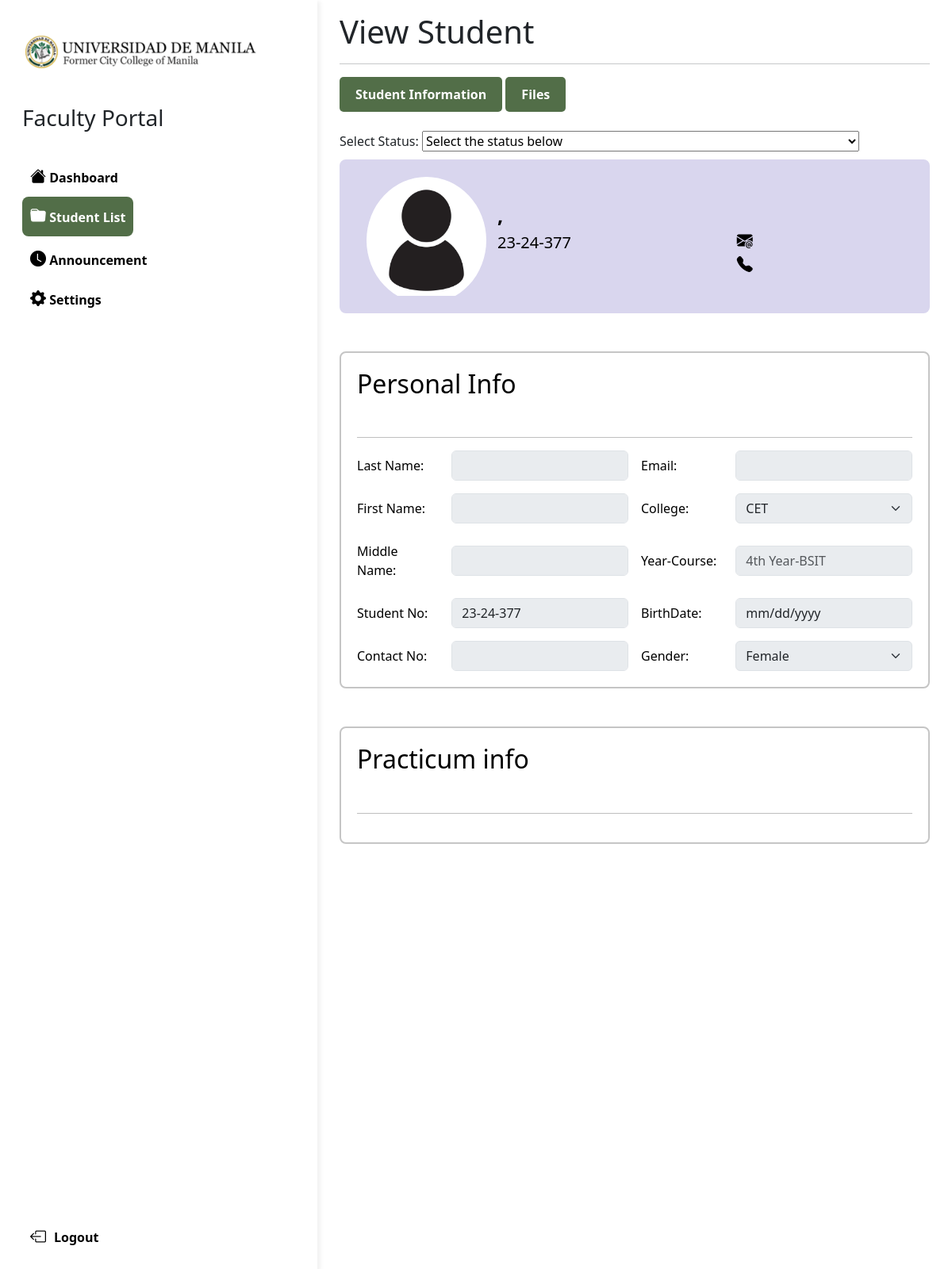
The app's page /faculty/view_student.php?view=23-24-377 (signed in) with its own data.
### tables this page shows
CREATE TABLE `studentinfo` (
  `id` int(225) NOT NULL,
  `studentid` varchar(50) NOT NULL,
  `image` varchar(225) DEFAULT 'icon.jpg',
  `biometric_picture` varchar(225) DEFAULT NULL,
  `lastName` varchar(100) DEFAULT NULL,
  `firstName` varchar(100) DEFAULT NULL,
  `middleName` varchar(100) DEFAULT NULL,
  `contactNum` bigint(225) DEFAULT NULL,
  `email` varchar(100) DEFAULT NULL,
  `college` varchar(100) DEFAULT NULL,
  `yearProg` varchar(100) DEFAULT NULL,
  `birthDate` date DEFAULT NULL,
  `gender` varchar(100) DEFAULT NULL,
  `status` varchar(50) DEFAULT NULL,
  `otp` varchar(225) DEFAULT NULL,
  `dateTimeCreated` timestamp NULL DEFAULT current_timestamp(),
  `dateTimeUpdated` timestamp NULL DEFAULT current_timestamp()
);

### faculty/view_student.php (the view, shortened to what this page needs)
<?php
include "../include/connection.php";
if(isset($_GET['view'])){
     $student_id = $_GET['view'];
}
?>
<!DOCTYPE html>
<html lang="en">
<head>
     <link href="https://cdn.jsdelivr.net/npm/bootstrap@5.3.2/dist/css/bootstrap.min.css" rel="stylesheet">
      <link rel="stylesheet" href="https://cdn.jsdelivr.net/npm/bootstrap-icons@1.11.3/font/bootstrap-icons.min.css">
     <link rel="stylesheet" href="../src/css/admin/viewStudentStyle.css">
</head>
<body>
<div class="container-fluid">
    <div class="row">
    <div class="sidebar-container">
                <div class="sidebar-content">
                    <a href="index.php" class="d-block p-3 link-dark text-decoration-none" title=""
                        data-bs-toggle="tooltip" data-bs-placement="right" data-bs-original-title="Icon-only">
                        <img src="../src/images/large_logo.png" class="img-fluid" alt="..." style="width:300px;height:100px;">
                    </a>
                    <h3 style="margin-left: 1rem;">Faculty Portal</h3>
                    <br>
                    <ul class="nav nav-pills nav-flush flex-sm-column flex-row flex-nowrap mb-auto mx-auto justify-content-between w-100 px-3"
                        style="align-items:start; text-align:left;">
                        <li class="nav-item">
                            <a href="index.php" class="nav-link" title="" data-bs-toggle="tooltip"
                                data-bs-placement="right" data-bs-original-title="Dashboard" >
                                <i class="bi bi-house-fill fs-5"></i> Dashboard
                            </a>
                        </li>
                        <li class="nav-item">
                            <a href="student_list.php" class="nav-link " title="" data-bs-toggle="tooltip" name="student-list"
                                data-bs-placement="right" data-bs-original-title="Student List">
                                <i class="bi bi-folder-fill fs-5"></i> Student List
                            </a>
                        </li>
                        <li class="nav-item">
                            <a href="announcement.php" class="nav-link" title="" data-bs-toggle="tooltip"
                                data-bs-placement="right" data-bs-original-title="Announcement" name="announcement">
                                <i class="bi bi-clock-fill fs-5"></i> Announcement
                            </a>
                        </li>
                        <li class="nav-item">
                            <a href="settings.php" class="nav-link" title="" data-bs-toggle="tooltip"
                                data-bs-placement="right" data-bs-original-title="Announcement" name="settings">
                                <i class="bi bi-gear-fill fs-5"></i> Settings
                            </a>
                        </li>
                        <br>
                        <div class="sidebar-footer">
                        <li>
                            <a href="../include/logout.php" class="nav-link" title="" data-bs-toggle="tooltip"
                                data-bs-placement="right" data-bs-original-title="Announcement">
                                <i class="bi bi-box-arrow-left fs-5" style="padding-right:10px; "></i>Logout
                            </a>
                        </li>
                        </div>
                    </ul>
                </div>
            </div>
        <div class="col-sm p-3 min-vh-100">
          <div class="container-xxl">
            <h1>View Student</h1>
            <hr>
            <a class="btn btn-secondary" href="view_student.php?view=<?php echo $student_id?>"  role="button">Student Information</a>
            <a class="btn btn-secondary" href="files.php?view=<?php echo $student_id ?>" role="button">Files</a>
              <form id="myForm" action="process.php" method="post"><br>
                <label for="selectOption">Select Status:</label>
                <select id="selectOption" name="selectOption" onchange="submitForm()">
                <option value="0">Select the status below</option>
                </select>
            </form>
            <form action="" method="post" enctype="multipart/form-data">
            <div class="profile-container ">
                  <?php
                                        $query = "SELECT * FROM `studentinfo` WHERE studentid = '$student_id'";
                                        $run = mysqli_query($conn, $query);
                                        if (mysqli_num_rows($run) > 0) {
                                            foreach ($run as $row) {
                                        ?>
<div class="container text-center">
                            <div class="row justify content-start">
                                <div class="col-3">
                                <img src="../student/image/<?php echo$row['image'] ?> " class="img-fluid rounded-circle rounded" style="width: 10rem; height:10rem;" alt="...">
                                </div>
                                <div class="col-5">
                                    <div class="labels">
                                                <label type="text" name="name" id="inputtext6" ><?php echo $row['lastName']?>, <?php echo $row['firstName']?> <?php echo $row['middleName']?></label><br>
                                                <label type="text" name="studentId" id="inputtext6" ><?php echo $row['studentid']?></label> <br>
                                    </div>
                                </div>
                                <div class="col-4">
                                    <div class="labels2">
                                        <br>
                                        <i class="bi bi-envelope-at-fill"> </i> <label type="text" name="email" id="inputtext6" ><?php echo $row['email']?></label> <br>
                                        <i class="bi bi-telephone-fill"> </i>   <label type="text" name="contact_no" id="inputtext6" ><?php echo $row['contactNum']?></label>
                                    </div>
                                </div>
                            </div>
                        </div>
            </div>
                    <div class="pt-5">
                <div class="analytics-container  mb-5 " >
                        <h2>Personal Info</h2>
                        <div class="form-check form-switch">
                        </div>
                        <hr>
                    <div class="row g-3 align-items-center">
                    <div class="col-md-2">
                                <label for="inputtext6" class="col-form-label">Last Name:</label>
                            </div>
                            <div class="col-md-4">
                                <input type="text" name="last_name" id="inputtext6" class="form-control" aria-describedby="textHelpInline" value = "<?php echo $row['lastName'] ?>" disabled>
                            </div>
                            <div class="col-md-2">
                                <label for="inputtext6" class="col-form-label">Email:</label>
                            </div>
                            <div class="col-md-4">
                                <input type="email" name="email" id="inputtext6" class="form-control" aria-describedby="textHelpInline" value = "<?php echo $row['email'] ?>" disabled >
                            </div>
                            <div class="col-md-2">
                                <label for="inputtext6" class="col-form-label">First Name:</label>
                            </div>
                            <div class="col-md-4">
                                <input type="text" name="first_name" id="inputtext6" class="form-control" aria-describedby="textHelpInline" value = "<?php echo $row['firstName'] ?>" disabled>
                            </div>
                            <div class="col-md-2">
                                <label for="inputtext6" class="col-form-label">College:</label>
                            </div>
                            <div class="col-md-4">
                            <select class="form-select" aria-label="Default select example" id="select" name="college" disabled>
                                                    <?php if ($row['college'] == 'SOAST') : ?>
                                                        <option value="SOAST">CET</option>
                                                        <option value="SOB">CBA</option>
                                                        <option value="SOTE">CAS</option>
                                                    <?php elseif($row['college'] == 'SOB') : ?>
                                                        <option value="SOB">CET</option>
                                                        <option value="SOAST">CBA</option>
                                                        <option value="SOTE">CAS</option>
                                                    <?php else : ?>
                                                        <option value="SOTE">CET</option>
                                                    <?php endif; ?>
                                                </select>
                            </div>
                            <div class="col-md-2">
                                <label for="inputtext6" class="col-form-label">Middle Name:</label>
                            </div>
                            <div class="col-md-4">
                                <input type="text" name="middle_name" id="inputtext6" class="form-control" aria-describedby="textHelpInline" value = "<?php echo $row['middleName'] ?>" disabled>
                            </div>
                            <div class="col-md-2">
                                <label for="inputtext6" class="col-form-label">Year-Course:</label>
                            </div>
                            <div class="col-md-4">
                                <input type="text" name="year_course" id="inputtext6" placeholder="4th Year-BSIT" class="form-control" aria-describedby="textHelpInline" value = "<?php echo $row['yearProg'] ?>" disabled>
                            </div>
                            <div class="col-md-2">
                                <label for="inputtext6" class="col-form-label">Student No:</label>
                            </div>
                            <div class="col-md-4">
                                <input type="text" id="inputtext6" class="form-control" aria-describedby="textHelpInline" value="<?php echo $student_id ?>" disabled>
                            </div>
                            <div class="col-md-2">
                                <label for="inputtext6" class="col-form-label">BirthDate:</label>
                            </div>
                            <div class="col-md-4">
                                <input type="date" name="birth_date" id="inputtext6" class="form-control" aria-describedby="textHelpInline" value = "<?php echo $row['birthDate'] ?>" disabled>
                            </div>
                            <div class="col-md-2">
                                <label for="inputtext6" class="col-form-label">Contact No:</label>
                            </div>
                            <div class="col-md-4">
                                <input type="number" name="contact_no" id="inputtext6" class="form-control" aria-describedby="textHelpInline"value = "<?php echo $row['contactNum'] ?>" disabled>
                            </div>
                            <div class="col-md-2">
                                <label for="inputtext6" class="col-form-label">Gender:</label>
                            </div>
                            <div class="col-md-4">
                            <select class="form-select" aria-label="Default select example" id="select" name="gender" disabled>
                                                    <?php if ($row['gender'] == 'Male') : ?>
                                                        <option value="Male">Male</option>
                                                        <option value="Female">Female</option>
                                                    <?php else : ?>
                                                        <option value="Female">Female</option>
                                                    <?php endif; ?>
                                                </select>
                            </div>
                        </div>
                    </div>
                    </form>
                    <?php
                                            }
                                        }
        ?>
        </div>
                  <div class="analytics-container  mb-5 " >
                        <h2> Practicum info</h2>
                        <div class="form-check form-switch">
                        </div>
                        <hr>
    </div>
    </div>
</body>
</html>

### src/css/admin/viewStudentStyle.css (style rules this page uses)
.nav-link { text-align: center; padding: 8px; text-decoration: none; color: #000; display: block; font-weight: bold; }
.btn { padding: 10px 20px; font-size: 16px; font-weight: bold; text-align: center; text-decoration: none; display: inline-block; cursor: pointer; border: none; border-radius: 5px; background-color: blue; color: white; transition: background-color 0.3s; / }
.profile-container { position: relative; top: 10px; background-color: rgba(217, 214, 238); color: black; padding: 20px; border-radius: 8px; border: 2px solid rgb(217, 214, 238); text-align: left; backdrop-filter: 10px; }
.analytics-container { position: relative; top: 30px; background-color: white; color: black; padding: 20px; border-radius: 8px; border: 2px solid rgb(197, 197, 197); text-align: left; backdrop-filter: 10px; }
.analytics-container { top: 10px; }
.labels { text-align: left; position: relative; top: 30px; left: -10px; font-size: 20px; }
.labels [name="name"] { font-weight: bold; font-size: 25px; }
.labels2 { text-align: left; position: relative; top: 35px; font-size: 20px; }

### faculty/view_student.php (style rules this page uses)
body { margin : 0; border: 0 }
.sidebar-container { width: 400px; height: 200vh; -webkit-box-shadow: 3px 3px 5px 1px #F2F2F2; box-shadow: 3px 3px 5px 1px #F2F2F2; }
.sidebar-content { position: relative; height: 100% }
.sidebar-footer { position: fixed; bottom: 1rem; }
.nav-link { padding: 10px; text-decoration: none; color: #000; display: block; font-weight: bold; }
.nav-item [name="student-list"] { border-radius: 8px; margin-bottom: 4px; background-color: rgba(82, 110, 72, 1); color: white; }
.btn { padding: 10px 20px; font-size: 16px; font-weight: bold; text-align: center; text-decoration: none; display: inline-block; cursor: pointer; border: none; border-radius: 5px; background-color: rgba(82, 110, 72, 1); color: white; transition: background-color 0.3s;/ }
.container { height: 150px; overflow: auto; }

### records on screen
studentinfo: image (picture), studentid "23-24-377", college "CET", gender "Female"
